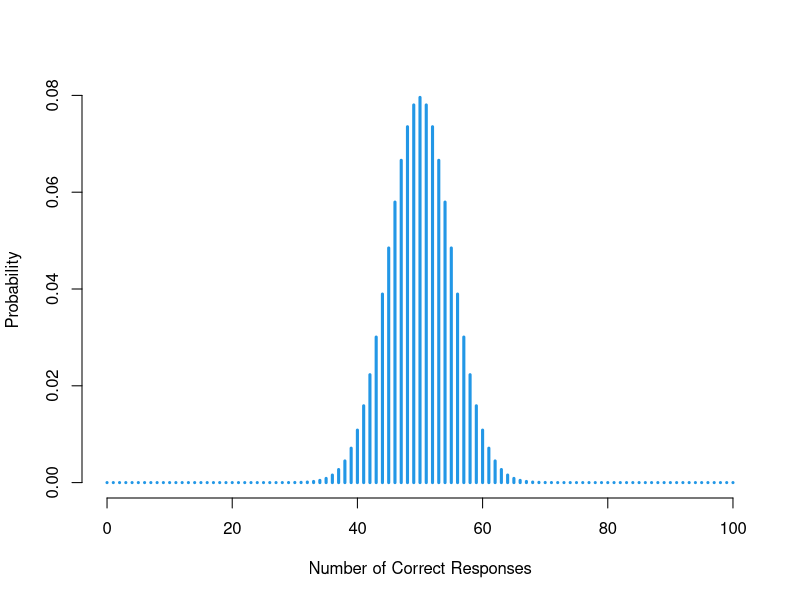
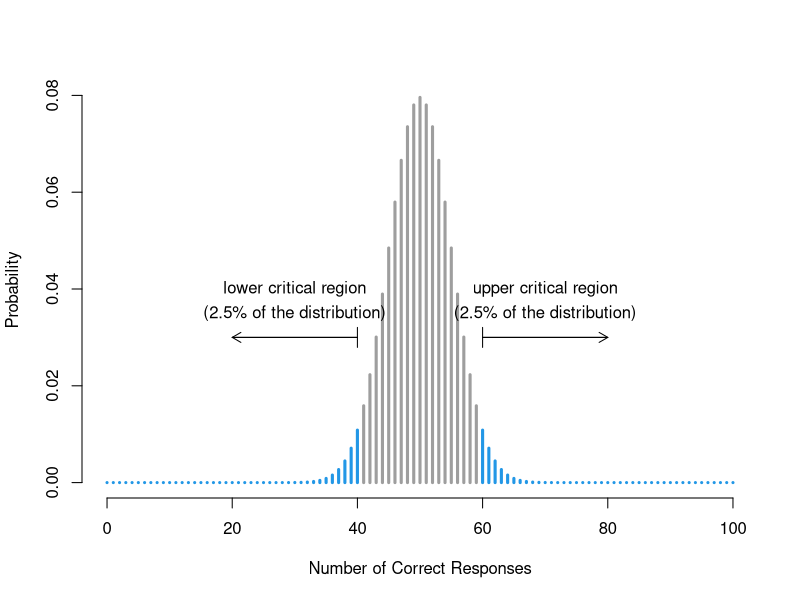
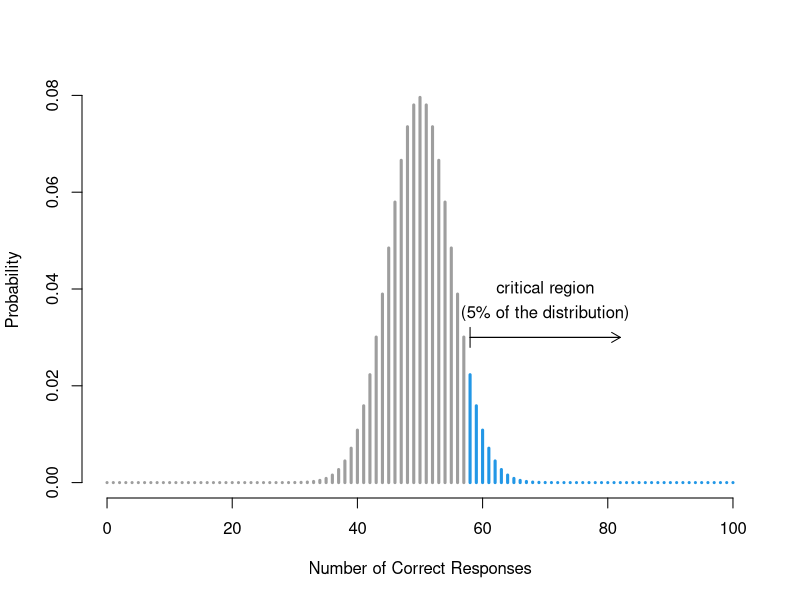
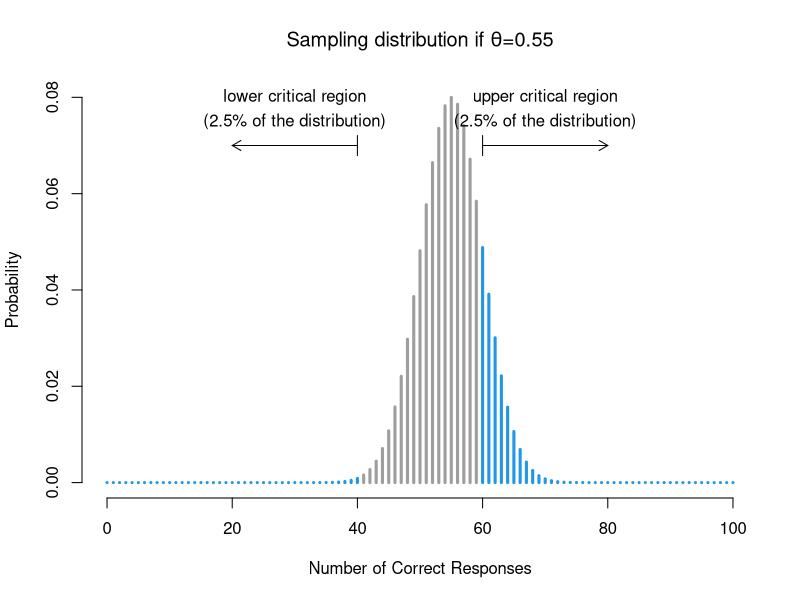
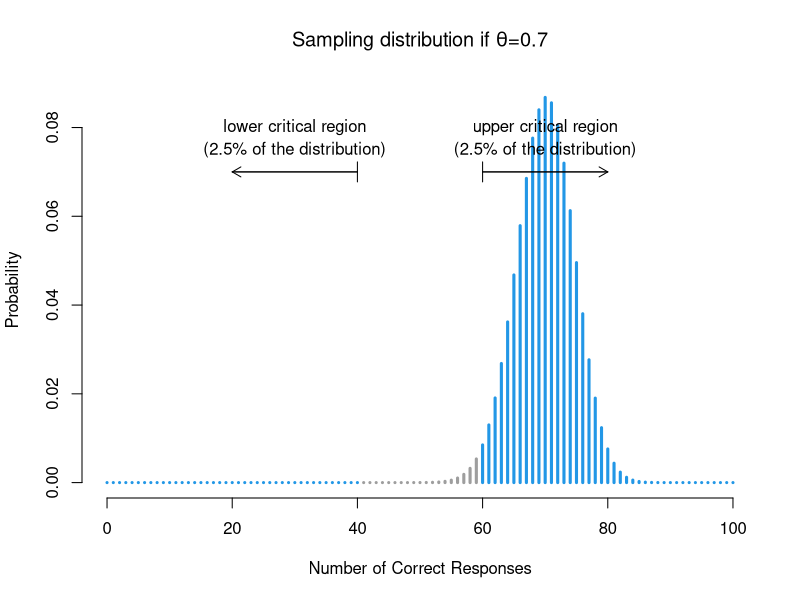
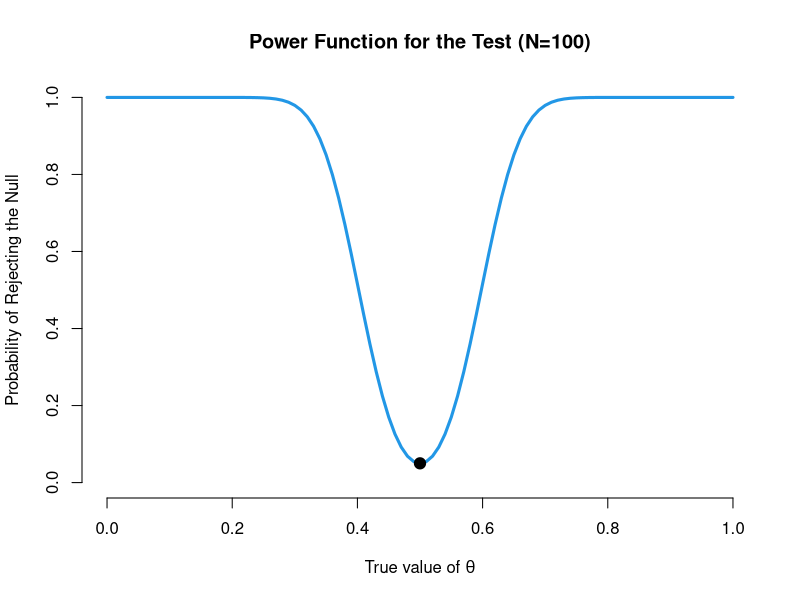
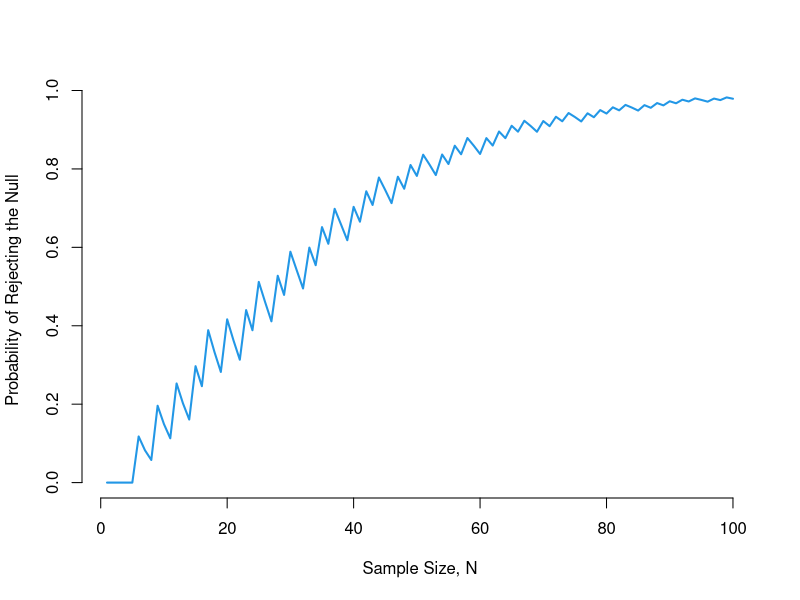

These charts were generated, in order, by the following R code:
# The binomial test -----
# 62 correct colour guesses out of 100 cards

plot(0:100, dbinom(0:100, 100, 0.5), type="h", bty="n", col=4, lwd=3, xlab="Number of Correct Responses", ylab="Probability")

# two-tailed alternative hypothesis
qbinom(0.025, 100, 0.5); qbinom(0.975, 100, 0.5) # 2.5% either way

# Plot the 2-sided alternative ---------

my.col <- rep(c(4,8,4), c(41,19,41)) # bar colours vector

plot(0:100, dbinom(0:100, 100, 0.5), type="h", bty="n", lwd=3, 
     xlab="Number of Correct Responses", ylab="Probability",
     col=my.col)
arrows(40,0.03,20,length=0.1)
arrows(20,0.03,40,length=0.1, angle=90)
arrows(60,0.03,80,length=0.1)
arrows(80,0.03,60,length=0.1, angle=90)
text(30,0.04,"lower critical region")
text(70,0.04,"upper critical region")
text(c(30,70),0.035,"(2.5% of the distribution)")

# Now plot the 1-sided alternative ---------

qbinom(0.95, 100, 0.5) # one-tailed alternative hypothesis

plot(0:100, dbinom(0:100, 100, 0.5), type="h", bty="n", lwd=3, 
     xlab="Number of Correct Responses", ylab="Probability",
     col=c(rep(8,58),rep(4,43)))
arrows(58,0.03,82,length=0.1)
arrows(82,0.03,58,length=0.1, angle=90)
text(70,0.04,"critical region")
text(70,0.035,"(5% of the distribution)")

# What if probability = 0.55 ---------

plot(0:100, dbinom(0:100, 100, 0.55), type="h", bty="n", lwd=3, 
     xlab="Number of Correct Responses", ylab="Probability",
     main=expression(paste("Sampling distribution if ", theta, "=0.55")),
     col=my.col)
arrows(40,0.07,20,length=0.1)
arrows(20,0.07,40,length=0.1, angle=90)
arrows(60,0.07,80,length=0.1)
arrows(80,0.07,60,length=0.1, angle=90)
text(30,0.08,"lower critical region")
text(70,0.08,"upper critical region")
text(c(30,70),0.075,"(2.5% of the distribution)")

# What if probability = 0.7 ---------

plot(0:100, dbinom(0:100, 100, 0.7), type="h", bty="n", lwd=3, 
     xlab="Number of Correct Responses", ylab="Probability",
     main=expression(paste("Sampling distribution if ", theta, "=0.7")),
     col=my.col)
arrows(40,0.07,20,length=0.1)
arrows(20,0.07,40,length=0.1, angle=90)
arrows(60,0.07,80,length=0.1)
arrows(80,0.07,60,length=0.1, angle=90)
text(30,0.08,"lower critical region")
text(70,0.08,"upper critical region")
text(c(30,70),0.075,"(2.5% of the distribution)")

# Binomial test power for different true values of theta (probability of guessing the colour of the card) -------
# Don't try to figure out how the power values are calculated: this is a bit beyond what we've learned so far and we will not be explaining it

n <- 100
p <- 0.5
sd <- sqrt((p*(1-p)/n))
lower <- qnorm(0.025, p, sd)
upper <- qnorm(0.975, p, sd)
x <- seq(0, 1, 0.01)
pwr <- pnorm(lower,x,sd) + (1 - pnorm(upper,x,sd))
plot(x, pwr, type = "l", bty="n", col=4, lwd=3, ylim=c(0,1),
     xlab = expression(paste("True value of ",theta)),
     ylab = "Probability of Rejecting the Null",
     main = "Power Function for the Test (N=100)")
points(0.5, 0.05, pch = 19, bg=1, cex=1.5)

# Binomial test ---------

binom.test(x=62, n=100, p=.5)

# Test of proportions: males vs. females ---------
# 33 women out of 50 guessed; 29 men out of 50 did
binom.test(33, 50, 0.5) # females: significant
binom.test(29, 50, 0.5) # males: non-significant

# But it doesn't mean males and females are different!
# Are the proportions of success between men and women significantly different?
prop.test(c(33,29),c(50,50))

# Power and sample size ------
power.binom <- numeric(100) # initialize our power values vector
theta <- 0.7 # true probability of guessing the colour (normally unknown, but let's assume)
for (n in 1:100) { # n is sample size
  cutoff <- qbinom(p=0.975, size=n, prob=0.5) # compute cut-off frequency
  power.binom[n] <- 1 - pbinom(cutoff, size=n, prob=theta)
}
plot(power.binom, bty="n", type="l", col=4, lwd=2, 
     xlab="Sample Size, N", 
     ylab="Probability of Rejecting the Null")
